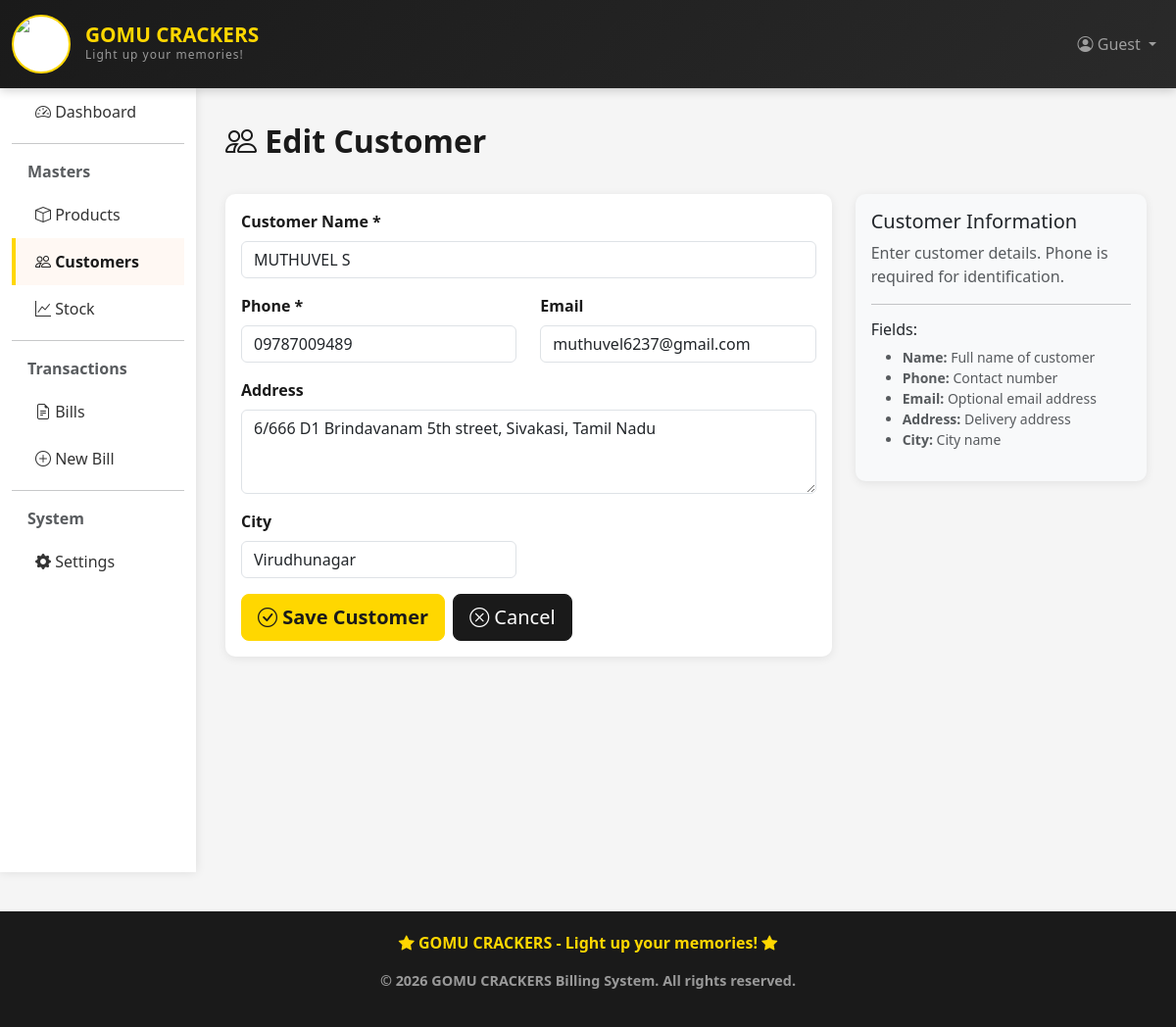
/billing/customers/4/edit/, run on the app's committed database.
### billing_app/models.py (models this page shows, shortened)
class Customer(models.Model):
    name = models.CharField(max_length=100)
    phone = models.CharField(max_length=15)
    email = models.EmailField(blank=True, null=True)
    address = models.TextField(blank=True, null=True)
    city = models.CharField(max_length=50, blank=True, null=True)
    created_at = models.DateTimeField(auto_now_add=True)
    updated_at = models.DateTimeField(auto_now=True)
    class Meta:
        ordering = ['-created_at']

### billing_app/views.py (the view)
# urls.py: path('customers/<int:pk>/edit/', views.customer_update, name='customer_update'),
def customer_update(request, pk):
    customer = get_object_or_404(Customer, pk=pk)
    if request.method == 'POST':
        form = CustomerForm(request.POST, instance=customer)
        if form.is_valid():
            form.save()
            messages.success(request, 'Customer updated successfully!')
            return redirect('customer_list')
    else:
        form = CustomerForm(instance=customer)
    return render(request, 'billing/customer_form.html', {'form': form, 'title': 'Edit Customer'})

### billing_app/forms.py
class CustomerForm(forms.ModelForm):
    class Meta:
        model = Customer
        fields = ['name', 'phone', 'email', 'address', 'city']
        widgets = {
            'name': forms.TextInput(attrs={'class': 'form-control'}),
            'phone': forms.TextInput(attrs={'class': 'form-control'}),
            'email': forms.EmailInput(attrs={'class': 'form-control'}),
            'address': forms.Textarea(attrs={'class': 'form-control', 'rows': 3}),
            'city': forms.TextInput(attrs={'class': 'form-control'}),
        }

### billing_app/templates/billing/customer_form.html (shortened to what this page needs)
{% extends 'billing/base.html' %}
{% block content %}
<div class="page-title">
    <i class="bi bi-people"></i> {{ title }}
</div>
<div class="row">
    <div class="col-md-8">
        <div class="card">
            <div class="card-body">
                <form method="post" novalidate>
                    <div class="mb-3">
                        <label for="{{ form.name.id_for_label }}" class="form-label">Customer Name *</label>
                        {{ form.name }}
                    </div>
                    <div class="row">
                        <div class="col-md-6">
                            <div class="mb-3">
                                <label for="{{ form.phone.id_for_label }}" class="form-label">Phone *</label>
                                {{ form.phone }}
                            </div>
                        </div>
                        <div class="col-md-6">
                            <div class="mb-3">
                                <label for="{{ form.email.id_for_label }}" class="form-label">Email</label>
                                {{ form.email }}
                            </div>
                        </div>
                    </div>
                    <div class="mb-3">
                        <label for="{{ form.address.id_for_label }}" class="form-label">Address</label>
                        {{ form.address }}
                    </div>
                    <div class="row">
                        <div class="col-md-6">
                            <div class="mb-3">
                                <label for="{{ form.city.id_for_label }}" class="form-label">City</label>
                                {{ form.city }}
                            </div>
                        </div>
                    </div>
                    <div class="d-flex gap-2">
                        <button type="submit" class="btn btn-primary btn-lg">
                            <i class="bi bi-check-circle"></i> Save Customer
                        </button>
                        <a href="{% url 'customer_list' %}" class="btn btn-secondary btn-lg">
                            <i class="bi bi-x-circle"></i> Cancel
                        </a>
                    </div>
                </form>
            </div>
        </div>
    </div>
    <div class="col-md-4">
        <div class="card bg-light">
            <div class="card-body">
                <h5>Customer Information</h5>
                <p class="text-muted">
                    Enter customer details. Phone is required for identification.
                </p>
                <hr>
                <h6>Fields:</h6>
                <ul class="small text-muted">
                    <li><strong>Name:</strong> Full name of customer</li>
                    <li><strong>Phone:</strong> Contact number</li>
                    <li><strong>Email:</strong> Optional email address</li>
                    <li><strong>Address:</strong> Delivery address</li>
                    <li><strong>City:</strong> City name</li>
                </ul>
            </div>
        </div>
    </div>
</div>
{% endblock %}

### billing_app/templates/billing/base.html (style rules this page uses)
:root { --primary-color: #FFD700; --secondary-color: #1a1a1a; --light-color: #FFF8F3; --dark-color: #1a1a1a; }
body { background-color: #f5f5f5; font-family: 'Segoe UI', Tahoma, Geneva, Verdana, sans-serif; }
.card { border: none; border-radius: 10px; box-shadow: 0 2px 10px rgba(0,0,0,0.08); transition: transform 0.3s ease; }
.btn-primary { background-color: var(--primary-color); border-color: var(--primary-color); color: var(--secondary-color); font-weight: 600; }
.btn-secondary { background-color: var(--secondary-color); border-color: var(--secondary-color); color: white; }
.page-title { color: var(--secondary-color); font-weight: 700; margin-bottom: 30px; font-size: 2rem; }
.form-label { font-weight: 600; color: var(--secondary-color); }

### data on the page
Customer: name "MUTHUVEL S", phone "09787009489", email "muthuvel6237@gmail.com", address "6/666 D1 Brindavanam 5th street, Sivakasi, Tamil Nadu", city "Virudhunagar"

### other printed values
{{ title }} "Edit Customer"
